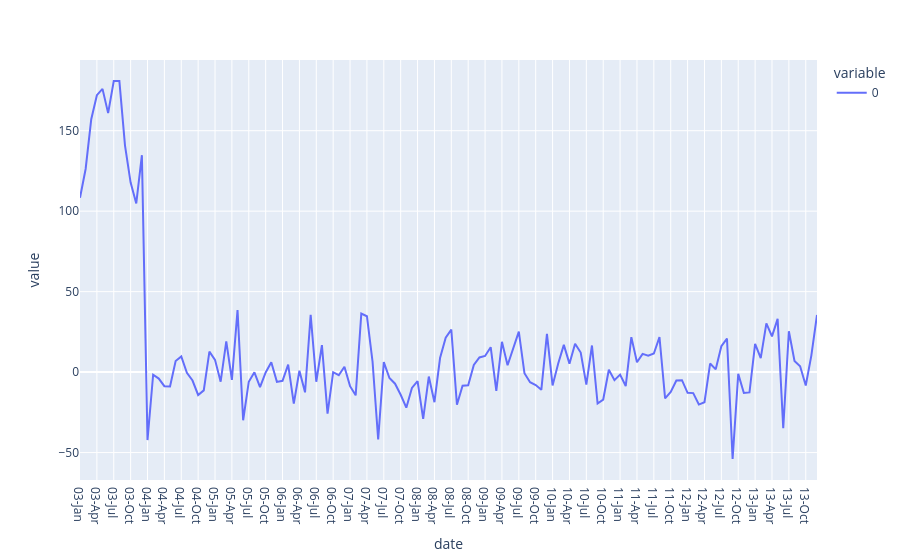

The code cell stored with this chart in its notebook:
### Code cell
resid = model.resid()
px.line(resid)

### Figure 1 — Plotly figure (JSON) as saved in the notebook; plotly's stock layout.template omitted (floating-point values rounded to 4 significant figures; data arrays with more than 128 entries replaced by an {"elided": "..."} marker saying what was removed)
{"data": [{"hovertemplate": "variable=0<br>date=%{x}<br>value=%{y}<extra></extra>", "legendgroup": "0", "line": {"color": "#636efa", "dash": "solid"}, "marker": {"symbol": "circle"}, "mode": "lines", "name": "0", "orientation": "v", "showlegend": true, "type": "scatter", "x": {"elided": "132 str values"}, "xaxis": "x", "y": {"elided": "132 float values"}, "yaxis": "y"}], "layout": {"legend": {"title": {"text": "variable"}, "tracegroupgap": 0}, "margin": {"t": 60}, "xaxis": {"anchor": "y", "domain": [0, 1], "title": {"text": "date"}}, "yaxis": {"anchor": "x", "domain": [0, 1], "title": {"text": "value"}}}}
